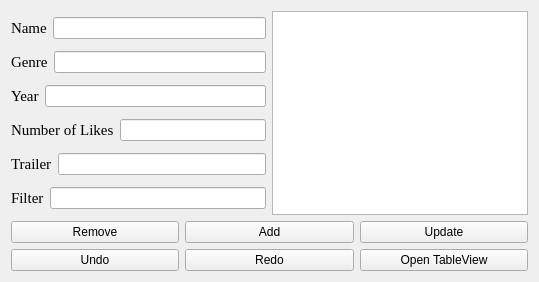
<?xml version="1.0" encoding="UTF-8"?>
<ui version="4.0">
 <class>AdminGUI</class>
 <widget class="QWidget" name="AdminGUI">
  <property name="geometry">
   <rect>
    <x>0</x>
    <y>0</y>
    <width>539</width>
    <height>282</height>
   </rect>
  </property>
  <property name="windowTitle">
   <string>AdminGUI</string>
  </property>
  <layout class="QGridLayout" name="gridLayout_3">
   <item row="0" column="0">
    <layout class="QGridLayout" name="gridLayout_2">
     <item row="0" column="0">
      <layout class="QHBoxLayout" name="horizontalLayout_8">
       <item>
        <layout class="QVBoxLayout" name="verticalLayout">
         <item>
          <layout class="QHBoxLayout" name="horizontalLayout">
           <item>
            <widget class="QLabel" name="nameLabel">
             <property name="font">
              <font>
               <family>Times New Roman</family>
               <pointsize>11</pointsize>
              </font>
             </property>
             <property name="text">
              <string>Name</string>
             </property>
            </widget>
           </item>
           <item>
            <widget class="QLineEdit" name="nameLine"/>
           </item>
          </layout>
         </item>
         <item>
          <layout class="QHBoxLayout" name="horizontalLayout_2">
           <item>
            <widget class="QLabel" name="genreLabel">
             <property name="font">
              <font>
               <family>Times New Roman</family>
               <pointsize>11</pointsize>
              </font>
             </property>
             <property name="text">
              <string>Genre</string>
             </property>
            </widget>
           </item>
           <item>
            <widget class="QLineEdit" name="genreLine"/>
           </item>
          </layout>
         </item>
         <item>
          <layout class="QHBoxLayout" name="horizontalLayout_3">
           <item>
            <widget class="QLabel" name="yearLaber">
             <property name="font">
              <font>
               <family>Times New Roman</family>
               <pointsize>11</pointsize>
              </font>
             </property>
             <property name="text">
              <string>Year</string>
             </property>
            </widget>
           </item>
           <item>
            <widget class="QLineEdit" name="yearLine"/>
           </item>
          </layout>
         </item>
         <item>
          <layout class="QHBoxLayout" name="horizontalLayout_4">
           <item>
            <widget class="QLabel" name="nrLikesLabel">
             <property name="font">
              <font>
               <family>Times New Roman</family>
               <pointsize>11</pointsize>
              </font>
             </property>
             <property name="text">
              <string>Number of Likes</string>
             </property>
            </widget>
           </item>
           <item>
            <widget class="QLineEdit" name="nrLikesLine">
             <property name="text">
              <string/>
             </property>
            </widget>
           </item>
          </layout>
         </item>
         <item>
          <layout class="QHBoxLayout" name="horizontalLayout_5">
           <item>
            <widget class="QLabel" name="trailerLabel">
             <property name="font">
              <font>
               <family>Times New Roman</family>
               <pointsize>11</pointsize>
              </font>
             </property>
             <property name="text">
              <string>Trailer</string>
             </property>
            </widget>
           </item>
           <item>
            <widget class="QLineEdit" name="trailerLine"/>
           </item>
          </layout>
         </item>
         <item>
          <layout class="QHBoxLayout" name="horizontalLayout_6">
           <item>
            <widget class="QLabel" name="filterLabel">
             <property name="font">
              <font>
               <family>Times New Roman</family>
               <pointsize>11</pointsize>
              </font>
             </property>
             <property name="text">
              <string>Filter</string>
             </property>
            </widget>
           </item>
           <item>
            <widget class="QLineEdit" name="filterLine"/>
           </item>
          </layout>
         </item>
        </layout>
       </item>
       <item>
        <widget class="QListWidget" name="movieList"/>
       </item>
      </layout>
     </item>
     <item row="1" column="0">
      <layout class="QGridLayout" name="gridLayout">
       <item row="0" column="0">
        <widget class="QPushButton" name="removeButton">
         <property name="text">
          <string>Remove</string>
         </property>
        </widget>
       </item>
       <item row="0" column="1">
        <widget class="QPushButton" name="addButton">
         <property name="text">
          <string>Add</string>
         </property>
        </widget>
       </item>
       <item row="0" column="2">
        <widget class="QPushButton" name="updateButton">
         <property name="text">
          <string>Update</string>
         </property>
        </widget>
       </item>
       <item row="1" column="0">
        <widget class="QPushButton" name="undoButton">
         <property name="text">
          <string>Undo</string>
         </property>
        </widget>
       </item>
       <item row="1" column="1">
        <widget class="QPushButton" name="redoButton">
         <property name="text">
          <string>Redo</string>
         </property>
        </widget>
       </item>
       <item row="1" column="2">
        <widget class="QPushButton" name="openTableButton">
         <property name="text">
          <string>Open TableView</string>
         </property>
        </widget>
       </item>
      </layout>
     </item>
    </layout>
   </item>
  </layout>
 </widget>
 <layoutdefault spacing="6" margin="11"/>
 <resources/>
 <connections/>
</ui>
